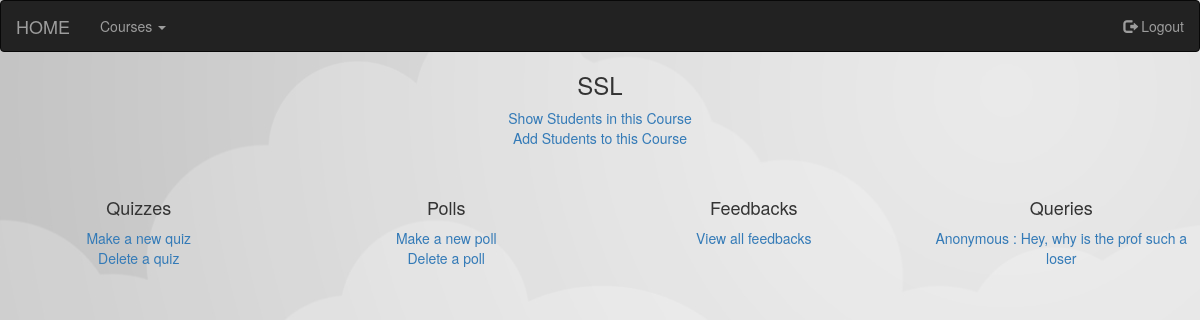
Screenshot of /prof/course_view/13/ (signed in) with the database file from the repository.
### WebApp/models.py (models this page shows)
class Course(models.Model):
    instructor = models.ForeignKey(Instructor, on_delete=models.CASCADE)
    students = models.ManyToManyField(Student)
    name = models.CharField(max_length = 200)
    code = models.CharField(max_length = 8)
    credits = models.IntegerField(null = True)
    Feedback = models.TextField(null = True)
    def __str__(self):
    	return self.name

class Query(models.Model):
    course = models.ForeignKey(Course, on_delete = models.CASCADE, null = True)
    queries = models.TextField(null = True)

### WebApp/views.py (the view)
# urls.py: url(r'^course_view/(?P<course_id>.*)/$', views.course_view, name = 'course_view'),
def course_view(request, course_id):
	if request.user.is_authenticated:
		quiz_list = Quiz.objects.filter(course = course_id)
		poll_list = Poll.objects.filter(course = course_id)
		course = Course.objects.get(id = course_id)
		query_list = Query.objects.filter(course = course_id)
		query_titles = {}
		for query in query_list:
			query_title = query.queries.split('~~')[0]
			query_titles[query] = query_title
			print(query_titles)
		return render(request, 'course_view.html',{
			'course' : Course.objects.get(name = course),
			'quizzes' : quiz_list,
			'polls' : poll_list,
			'query_titles' : query_titles,
			'courses':Course.objects.filter(instructor = Instructor.objects.get(user = request.user))
			})
	else:
		return render(request, 'notloggedin.html',{})

### WebApp/templates/course_view.html (shortened to what this page needs)
{% load static %}
<link rel="stylesheet" type="text/css" href="{% static 'style.css' %}" />
	    <link rel="stylesheet" href="https://maxcdn.bootstrapcdn.com/bootstrap/3.3.6/css/bootstrap.min.css">
		<nav class="navbar navbar-inverse">
			<div class="container-fluid">
				<div class="navbar-header active">
					<a class="navbar-brand" href="{% url 'home' %}">
						HOME
					</a>
				</div>
            <ul class="nav navbar-nav">
                <li class="dropdown">
                    <a class="dropdown-toggle" data-toggle="dropdown" href="{% url 'home' %}">Courses
                    <span class="caret"></span></a>
                </li>
            </ul>
            <ul class="nav navbar-nav navbar-right">
					<li>
						<a href="{% url 'logout' %}">
							<span class="glyphicon glyphicon-log-out"></span>
							Logout
						</a>
					</li>
				</ul>
			</div>
		</nav>
<div align="center">
    <h3> {{ course.name }} </h3>
	<a href = "{% url 'showstudents' course.id %}"> Show Students in this Course </a>
	<br>
	<a href = "{% url 'addstudents' course.id %}"> Add Students to this Course </a>
</div>
   <div class="row">
    <div class="col-sm-3" align = "center"><h4> Quizzes </h4>
<a href = "{% url 'makequiz' course.id %}"> Make a new quiz </a> <br>
<a href = "{% url 'deletequizzes' course.id %}"> Delete a quiz </a>
</div>
    <div class="col-sm-3" align = "center">
    	<h4> Polls </h4>
<a href = "{% url 'make_poll' course.id %}"> Make a new poll </a> <br>
<a href = "{% url 'deletepolls' course.id %}"> Delete a poll </a>
</div>
   <div class="col-sm-3" align = "center">
   	<h4> Feedbacks </h4>
   	<a href = "{% url 'viewfeedback' course.id %}"> View all feedbacks </a>
   </div>
    <div class="col-sm-3" align = "center">
   	<h4> Queries </h4>
   	{% for query, query_title in query_titles.items %}
   	<a href = "{% url 'answerquery' query.id %}"> {{ query_title }} </a> <br>
   	{% endfor %}
   </div>
</div>
</body>
</html>

### WebApp/static/style.css (style rules this page uses)
a { color: green; }

### rows the page displays
Course: name "SSL"
Query: query_title "Anonymous : Hey, why is the prof such a loser"
